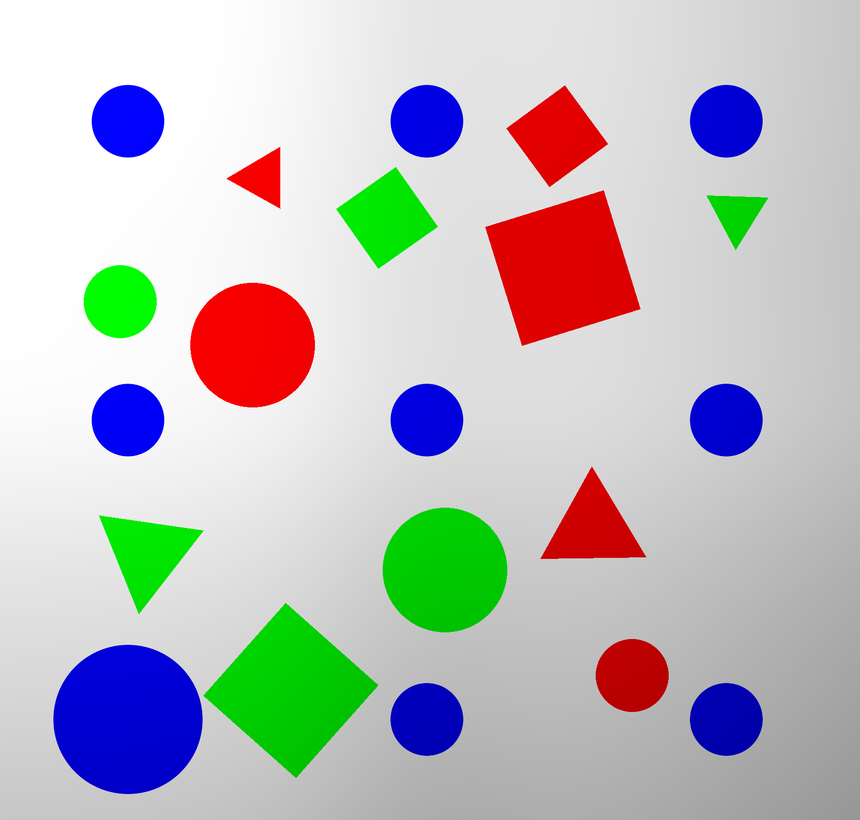
%> input picture 3D Vision/test_images/test_01_left.png, 860 x 820 px, shrunk from 1663 x 1586 before the run
$ octave --eval "result = segment_blue_markers(imread('3D Vision/test_images/test_01_left.png'));"   (GNU Octave 9; MATLAB toolbox functions it lacks are replaced by stand-ins)
%> lines starting %> are read from the running program, lines starting %| are printed output that depends on the picture; in (x1, y1, x2, y2) boxes, pixels count from 0 and x2, y2 are one past the last pixel; in counts of white or black regions, pixels touching at a corner belong together; the program's own positions count from 1
### segment_blue_markers.m
% [60 lines left out: function segment_blue_markers, not called in this run]

### segment_blue_markers (2).m
function [binary_img, centroids] = segment_blue_markers(img)
% Find the blue markers in an image.
%   Return Values:
%     binary_img must be of type logical.
%     centroids must be of shape [n, 2].
%
    % Adjust the gamma of the img
    img = imadjust(img,[],[],0.7);

    % Initialize array
    centroids=[];

    % R G B similar to Colour lecture

    R = img(:,:,1);
    G = img(:,:,2);
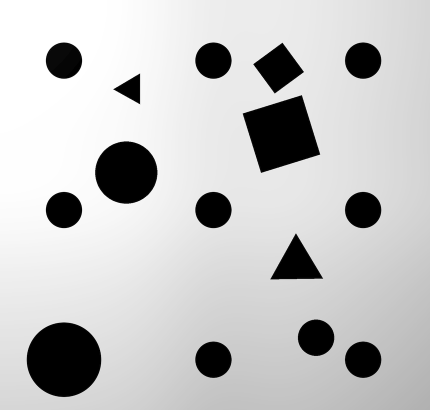
%> G: size 820x860 uint8 (shown at 1/2 size); min 0, max 255, mean 197
    B = img(:,:,3);
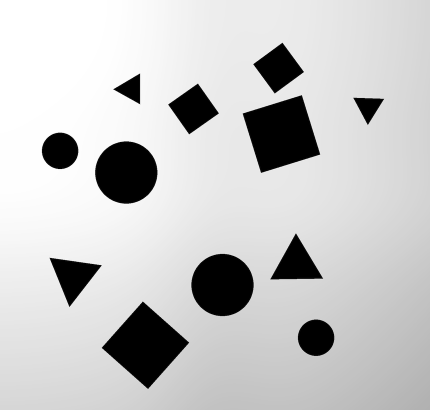
%> B: size 820x860 uint8 (shown at 1/2 size); min 0, max 255, mean 199.2

    Y = R + G + B;
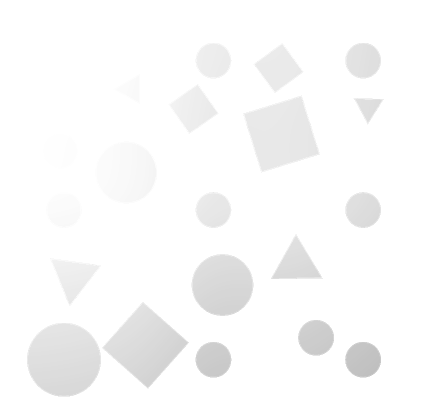
%> Y: size 820x860 uint8 (shown at 1/2 size); min 191, max 255, mean 250
    r = R ./Y;
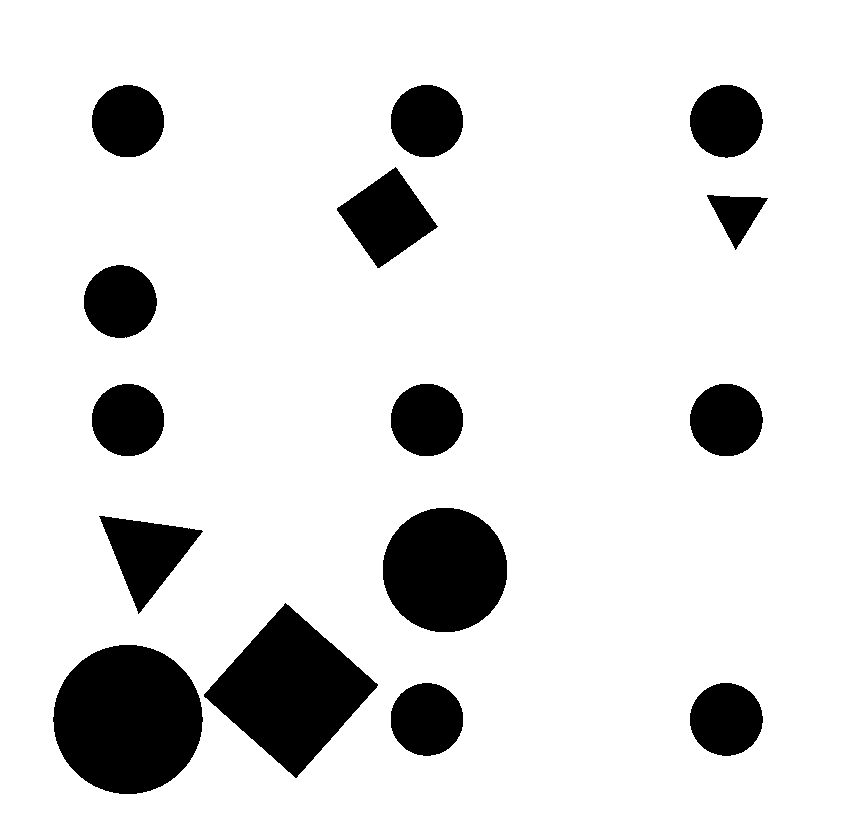
%> r: size 820x860 uint8; values 0 (black) and 1 (white), 86.7% white; 15 black regions, largest, box (x1, y1, x2, y2) and area: (53, 645, 203, 794) 17449, (204, 603, 378, 778) 15410, (383, 508, 507, 632) 12174
    b = B./Y;
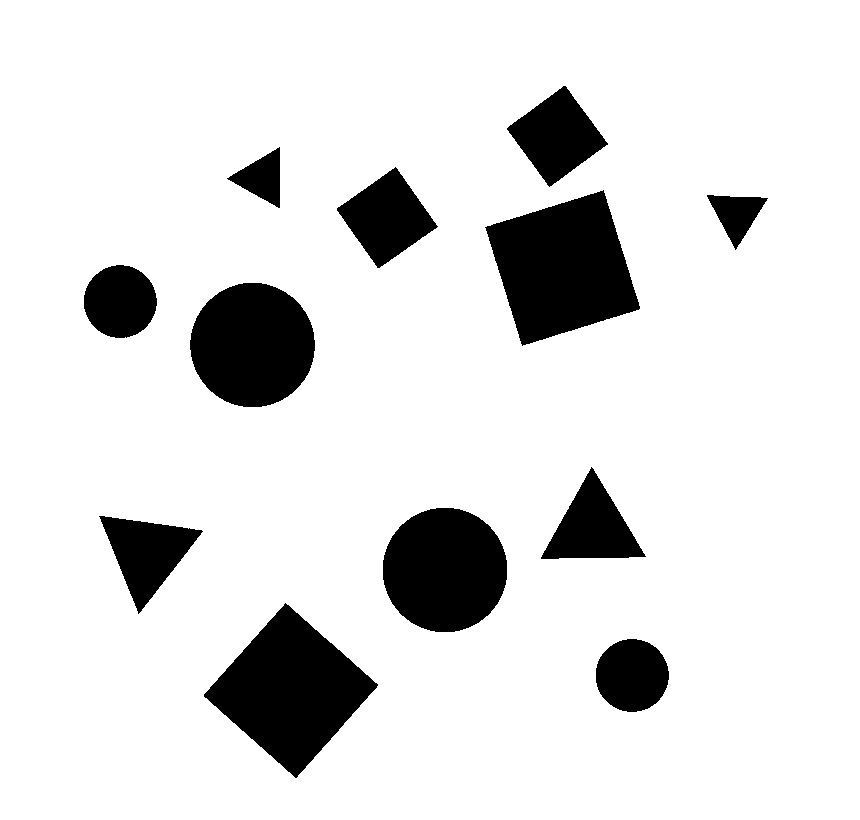
%> b: size 820x860 uint8; values 0 (black) and 1 (white), 87.7% white; 12 black regions, largest, box (x1, y1, x2, y2) and area: (485, 190, 640, 346) 15410, (204, 603, 378, 778) 15410, (383, 508, 507, 632) 12174
    g = G./Y;
%> g: size 820x860 uint8; values 0 (black) and 1 (white), 86.7% white; 15 black regions, largest, box (x1, y1, x2, y2) and area: (53, 645, 203, 794) 17449, (485, 190, 640, 346) 15410, (190, 283, 315, 407) 12151

    BW_R=r>0.6;
    BW_G=g>0.6;

    % Extract the BW img and then inverse it
    BW=(logical(BW_R + BW_G));
%> BW: size 820x860 logical; 92.8% white; 9 black regions, largest, box (x1, y1, x2, y2) and area: (53, 645, 203, 794) 17449, (690, 683, 763, 756) 4164, (391, 683, 463, 756) 4144

    binary_img = imcomplement(BW);

    % Simirlar to problem one
    [L,nb]=bwlabel(binary_img);
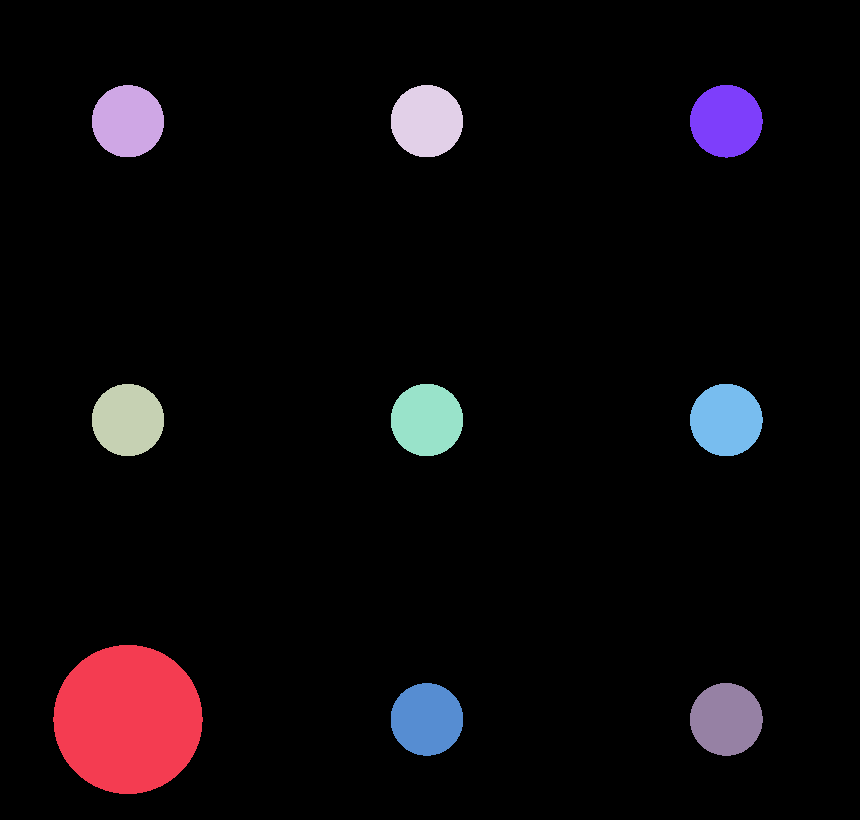
%> L: size 820x860 double; 10 distinct labels, from 0 to 9; one colour per label, 0 black
%> nb = 9

    prop = regionprops(L,"Centroid","Area","Circularity");
%> prop = 9 regions; largest, Area, Centroid and Circularity: 17449 [128.5 720] 0.998, 4164 [726.8 719.9] 0.996, 4144 [427.4 720] 0.999, 4134 [726.8 121.7] 0.995, 4133 [726.8 420.6] 0.996

    for x=1:nb
        if(prop(x).Area>50)
            shape = shape_classification(prop(x).Circularity);
            if(shape==1)
                centroids=[centroids;prop(x).Centroid];
            end
        end
    end
%> this loop made 9 passes
%> centroids on passes 1 to 4: [128.5 720], [128.5 720; 128.5 121.8], [128.5 720; 128.5 121.8; 128.5 420.6], [128.5 720; 128.5 121.8; 128.5 420.6; 427.4 121.7]
%> after the loop, centroids = [128.5 720; 128.5 121.8; 128.5 420.6; 427.4 121.7; 427.4 420.6; 427.4 720; 726.8 121.7; 726.8 420.6; 726.8 719.9]

    % [14 lines left out: function shape_classification, not called in this run]
end

$ run again, on 3D Vision/test_images/test_02_left.png
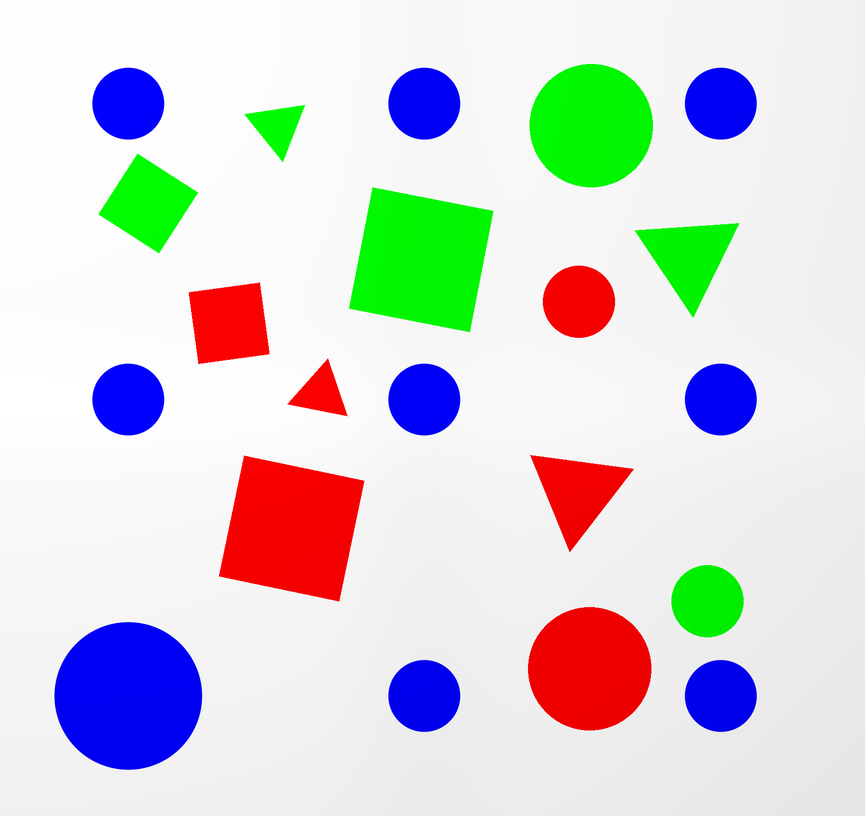
%> input picture 3D Vision/test_images/test_02_left.png, 865 x 816 px, shrunk from 1689 x 1594 before the run
%> r: size 816x865 uint8; values 0 (black) and 1 (white), 87% white; 15 black regions, largest, box (x1, y1, x2, y2) and area: (55, 622, 202, 770) 17064, (349, 188, 493, 332) 15177, (530, 64, 653, 187) 11909
%> b: size 816x865 uint8; values 0 (black) and 1 (white), 87.9% white; 12 black regions, largest, box (x1, y1, x2, y2) and area: (349, 188, 493, 332) 15177, (219, 456, 364, 601) 15124, (530, 64, 653, 187) 11909
%> g: size 816x865 uint8; values 0 (black) and 1 (white), 87% white; 15 black regions, largest, box (x1, y1, x2, y2) and area: (55, 622, 202, 770) 17064, (219, 456, 364, 601) 15124, (528, 607, 651, 730) 11909
%> in segment_blue_markers, `BW=(logical(BW_R + BW_G));`:
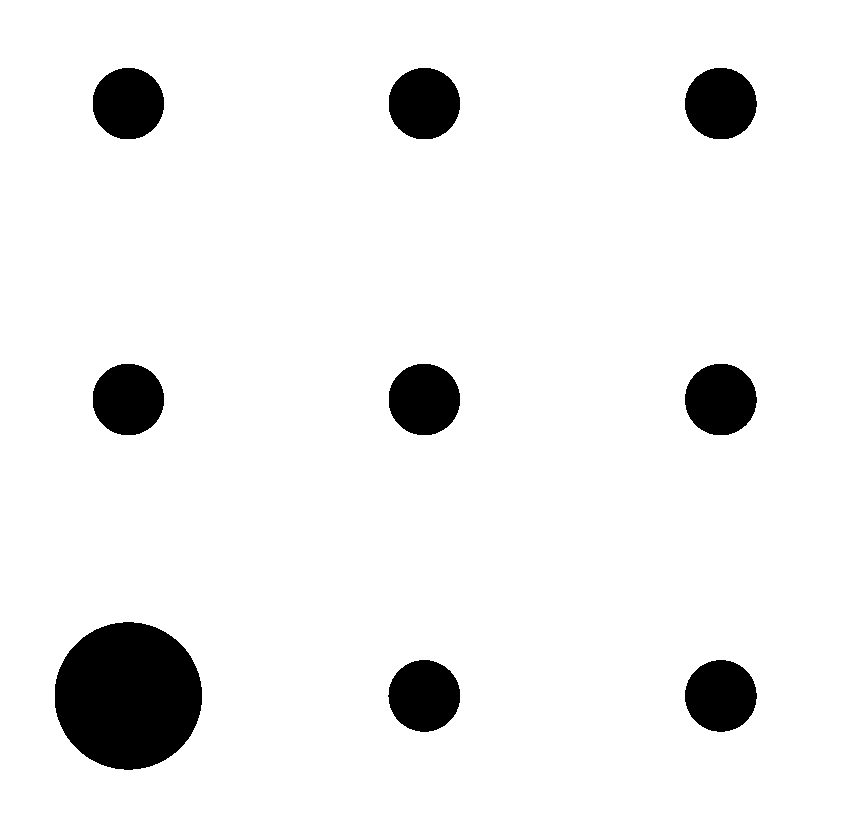
%> BW: size 816x865 logical; 93% white; 9 black regions, largest, box (x1, y1, x2, y2) and area: (55, 622, 202, 770) 17064, (685, 660, 757, 732) 4037, (388, 660, 460, 732) 4036
%> in segment_blue_markers, `[L,nb]=bwlabel(binary_img);`:
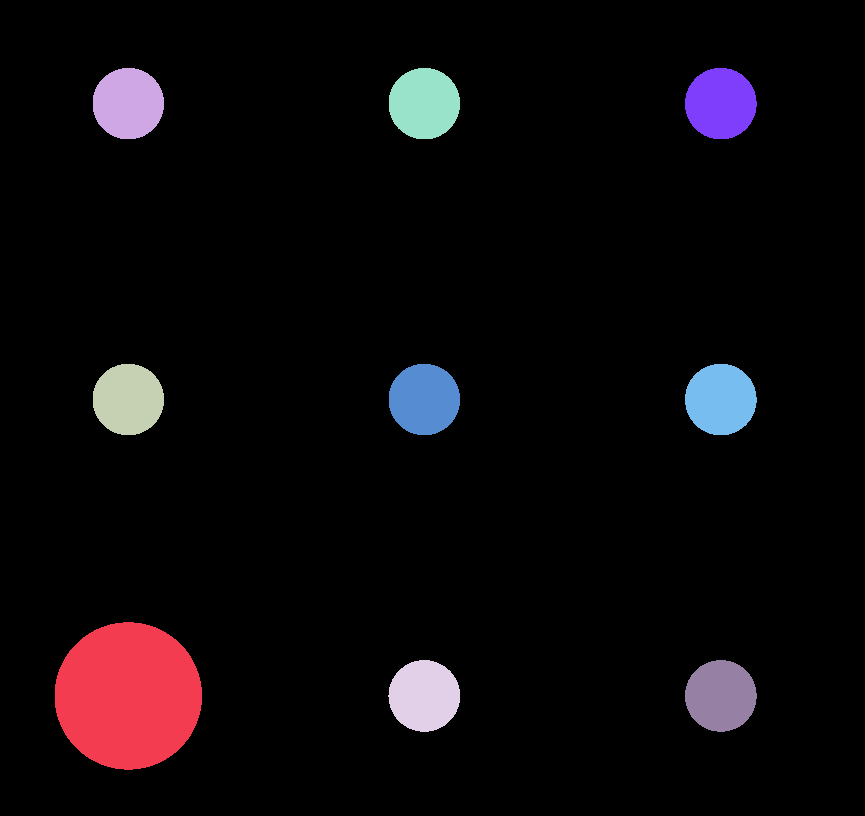
%> L: size 816x865 double; 10 distinct labels, from 0 to 9; one colour per label, 0 black
%> nb = 9
%> prop = 9 regions; largest, Area, Centroid and Circularity: 17064 [128.8 696.5] 1, 4037 [721.4 696.4] 0.996, 4036 [424.8 696.4] 0.994, 4029 [721.3 104.1] 0.997, 4029 [721.3 400] 0.999
%> the loop in segment_blue_markers, `for x=1:nb` made 9 passes
%> centroids on passes 1 to 4: [128.8 696.5], [128.8 696.5; 128.9 104.1], [128.8 696.5; 128.9 104.1; 128.8 400], [128.8 696.5; 128.9 104.1; 128.8 400; 424.8 696.4]
%> after the loop in segment_blue_markers, `for x=1:nb`: centroids = [128.8 696.5; 128.9 104.1; 128.8 400; 424.8 696.4; 424.9 104.1; 424.9 400; 721.3 104.1; 721.3 400; 721.4 696.4]

$ run again, on 3D Vision/test_images/test_03_left.png
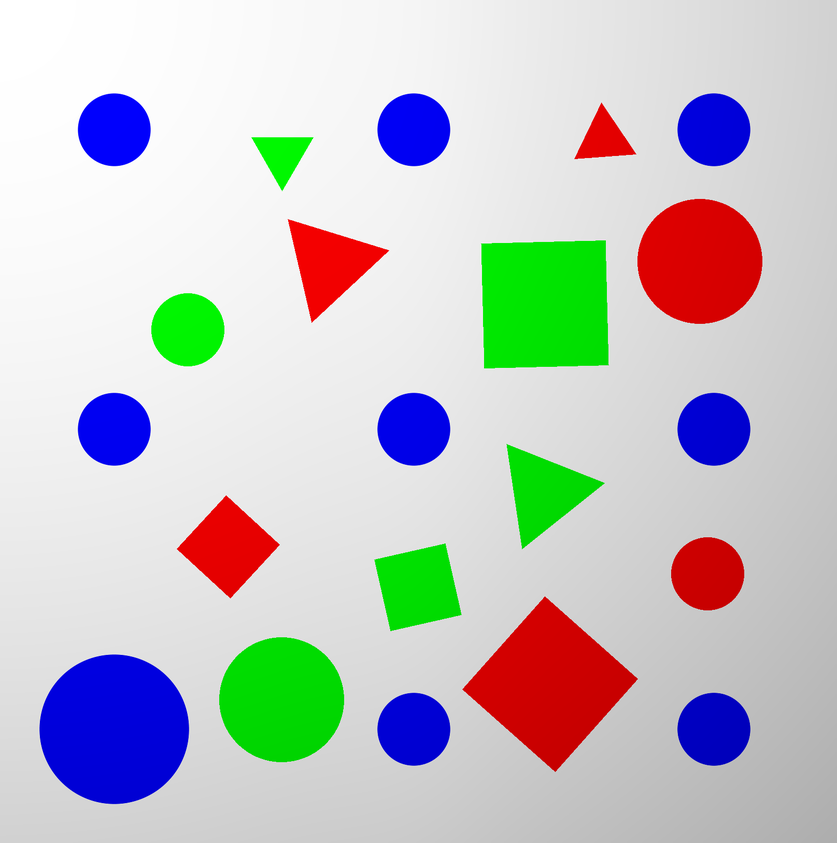
%> input picture 3D Vision/test_images/test_03_left.png, 837 x 843 px, shrunk from 1615 x 1627 before the run
%> in segment_blue_markers, `r = R ./Y;`:
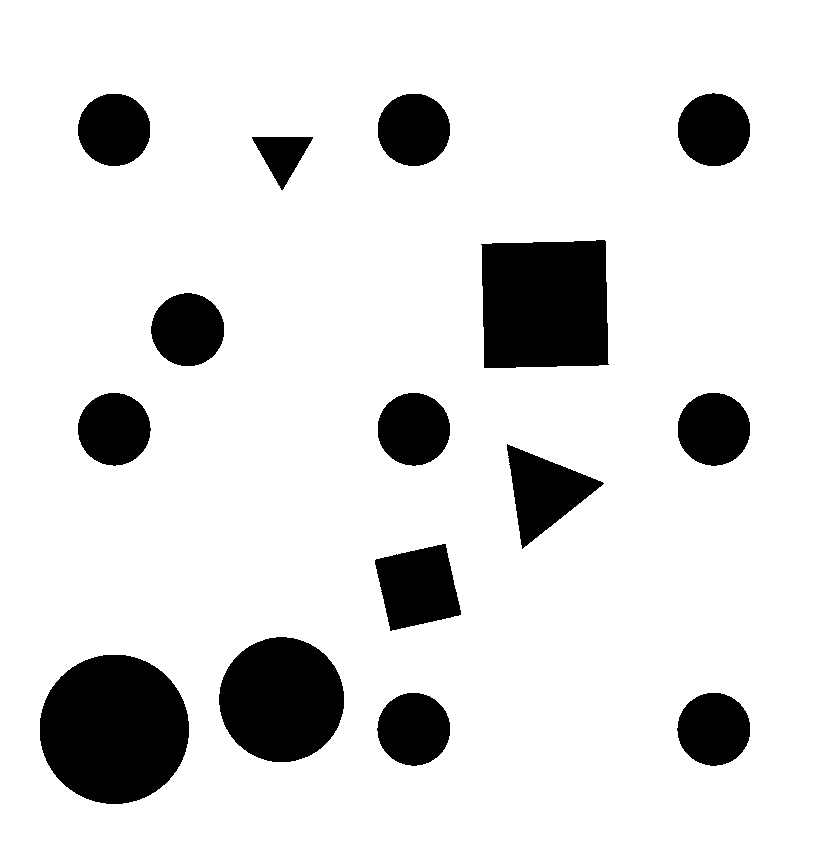
%> r: size 843x837 uint8; values 0 (black) and 1 (white), 86.6% white; 15 black regions, largest, box (x1, y1, x2, y2) and area: (40, 655, 189, 804) 17513, (481, 240, 609, 368) 15462, (219, 637, 344, 762) 12231
%> b: size 843x837 uint8; values 0 (black) and 1 (white), 87.6% white; 12 black regions, largest, box (x1, y1, x2, y2) and area: (463, 597, 638, 772) 15465, (481, 240, 609, 368) 15462, (219, 637, 344, 762) 12231
%> g: size 843x837 uint8; values 0 (black) and 1 (white), 86.6% white; 15 black regions, largest, box (x1, y1, x2, y2) and area: (40, 655, 189, 804) 17513, (463, 597, 638, 772) 15465, (638, 199, 762, 324) 12206
%> BW: size 843x837 logical; 92.8% white; 9 black regions, largest, box (x1, y1, x2, y2) and area: (40, 655, 189, 804) 17513, (677, 693, 750, 766) 4162, (678, 393, 750, 466) 4151
%> in segment_blue_markers, `[L,nb]=bwlabel(binary_img);`:
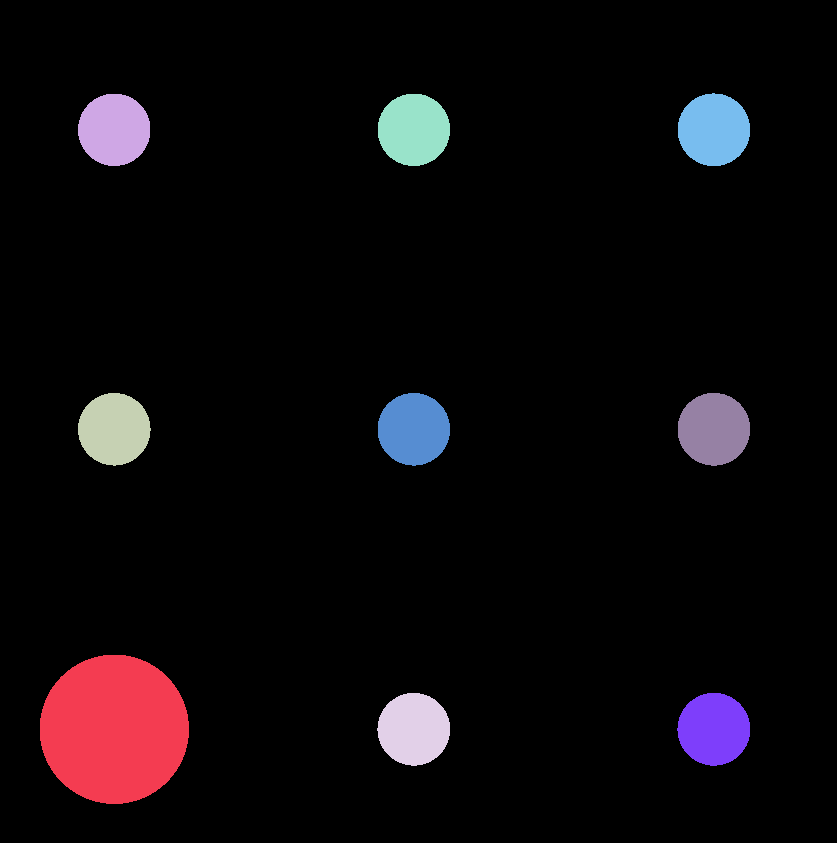
%> L: size 843x837 double; 10 distinct labels, from 0 to 9; one colour per label, 0 black
%> nb = 9
%> prop = 9 regions; largest, Area, Centroid and Circularity: 17513 [114.8 729.8] 0.999, 4162 [714.4 729.8] 0.994, 4151 [714.4 429.8] 0.997, 4149 [414.3 729.8] 0.994, 4145 [714.4 130.3] 0.996
%> the loop in segment_blue_markers, `for x=1:nb` made 9 passes
%> centroids on passes 1 to 4: [114.8 729.8], [114.8 729.8; 114.8 130.3], [114.8 729.8; 114.8 130.3; 114.8 429.8], [114.8 729.8; 114.8 130.3; 114.8 429.8; 414.3 729.8]
%> after the loop in segment_blue_markers, `for x=1:nb`: centroids = [114.8 729.8; 114.8 130.3; 114.8 429.8; 414.3 729.8; 414.4 130.3; 414.3 429.8; 714.4 729.8; 714.4 130.3; 714.4 429.8]
